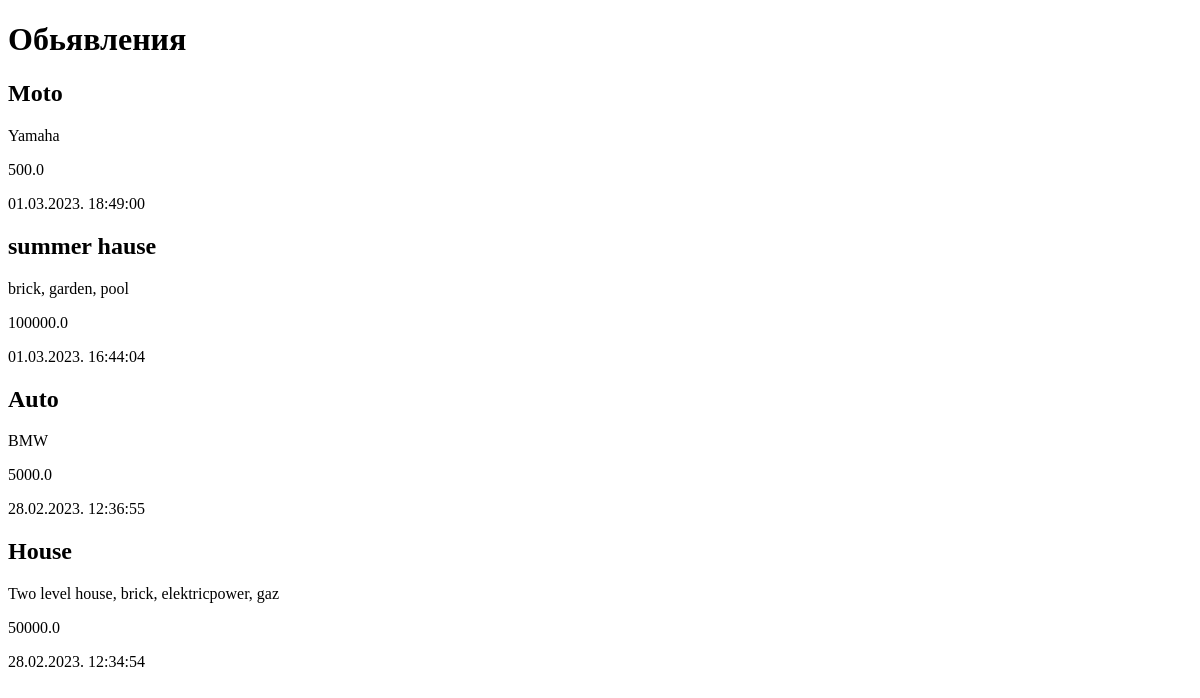
Before: / with the older database file.
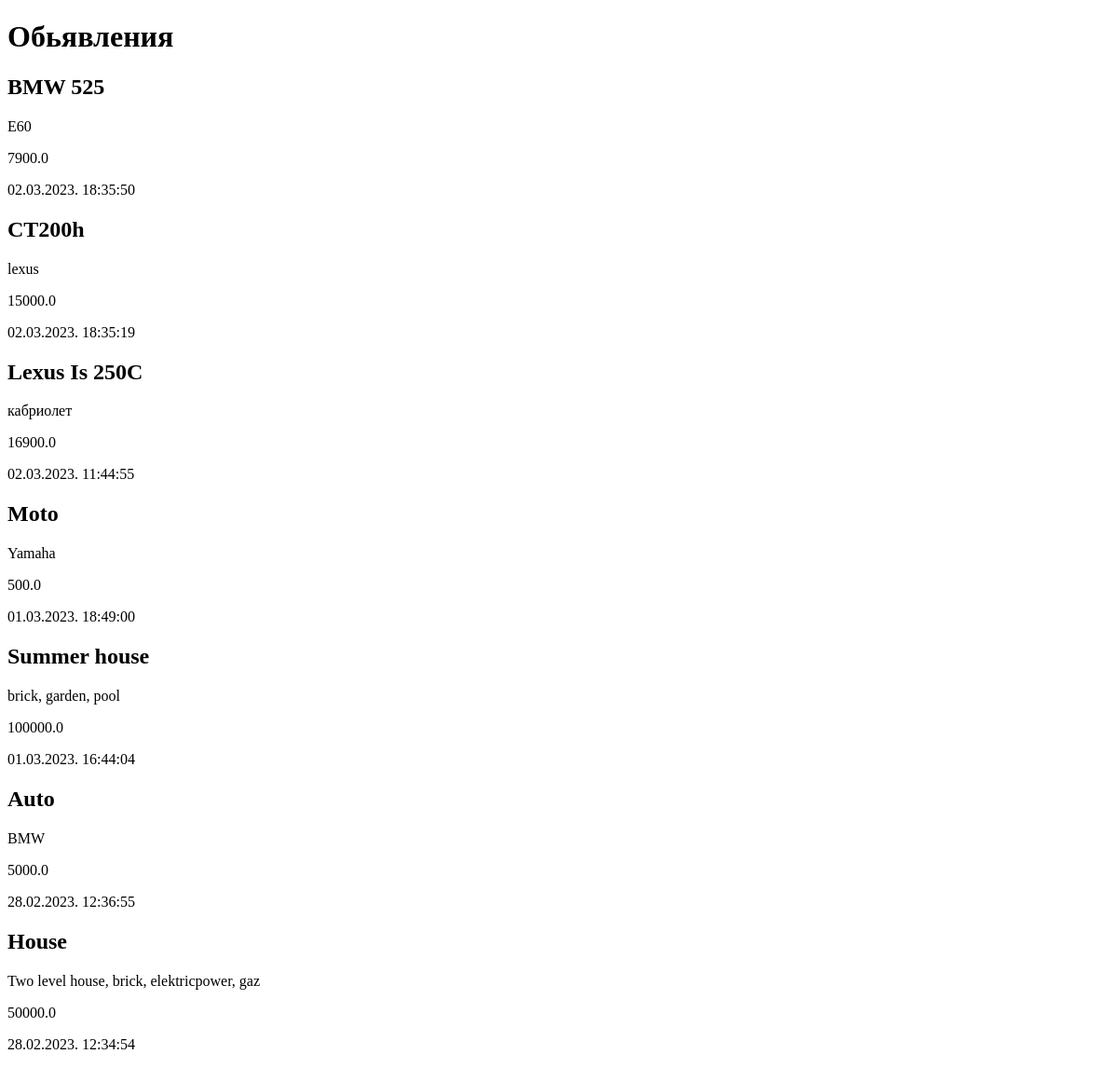
After: the same page with the newer database file.
### bboard/models.py (models this page shows)
class Bb(models.Model):
    title = models.CharField(max_length=50, verbose_name='Товар')
    content = models.TextField(null=True, blank=True, verbose_name='Описание')
    price = models.FloatField(null=True, blank=True, verbose_name="Цена")
    published = models.DateTimeField(auto_now_add=True, db_index=True, verbose_name='Опубликовано')
    class Meta:
        verbose_name_plural = 'Обьявления'
        verbose_name = 'Обьявления'
        ordering = ['-published']

### bboard/views.py (the view)
# urls.py: path('', index),
def index(request):
    bbs = Bb.objects.all()
    return render(request, 'bboard/index.html', {'bbs': bbs})

### bboard/templates/bboard/index.html (shortened to what this page needs)
<!DOCTYPE html>
<html lang="en">
    <head>
    </head>
    <body>
    <h1> Обьявления</h1>
     {% for bb in bbs %}
    <div>
        <h2>{{bb.title}}</h2>
        <p>{{bb.content}}</p>
        <p>{{ bb.price }}</p>
        <p>{{bb.published|date:"d.m.Y. H:i:s"}}</p>
    </div>
    {% endfor %}
    </body>
</html>

Changed rows visible on the page:
added Bb: title "BMW 525", content "E60", price "7900.0", published "02.03.2023. 18:35:50"
added Bb: title "CT200h", content "lexus", price "15000.0", published "02.03.2023. 18:35:19"
added Bb: title "Lexus Is 250C", content "кабриолет", price "16900.0", published "02.03.2023. 11:44:55"
changed Bb "brick, garden, pool": title "summer hause" → "Summer house"
